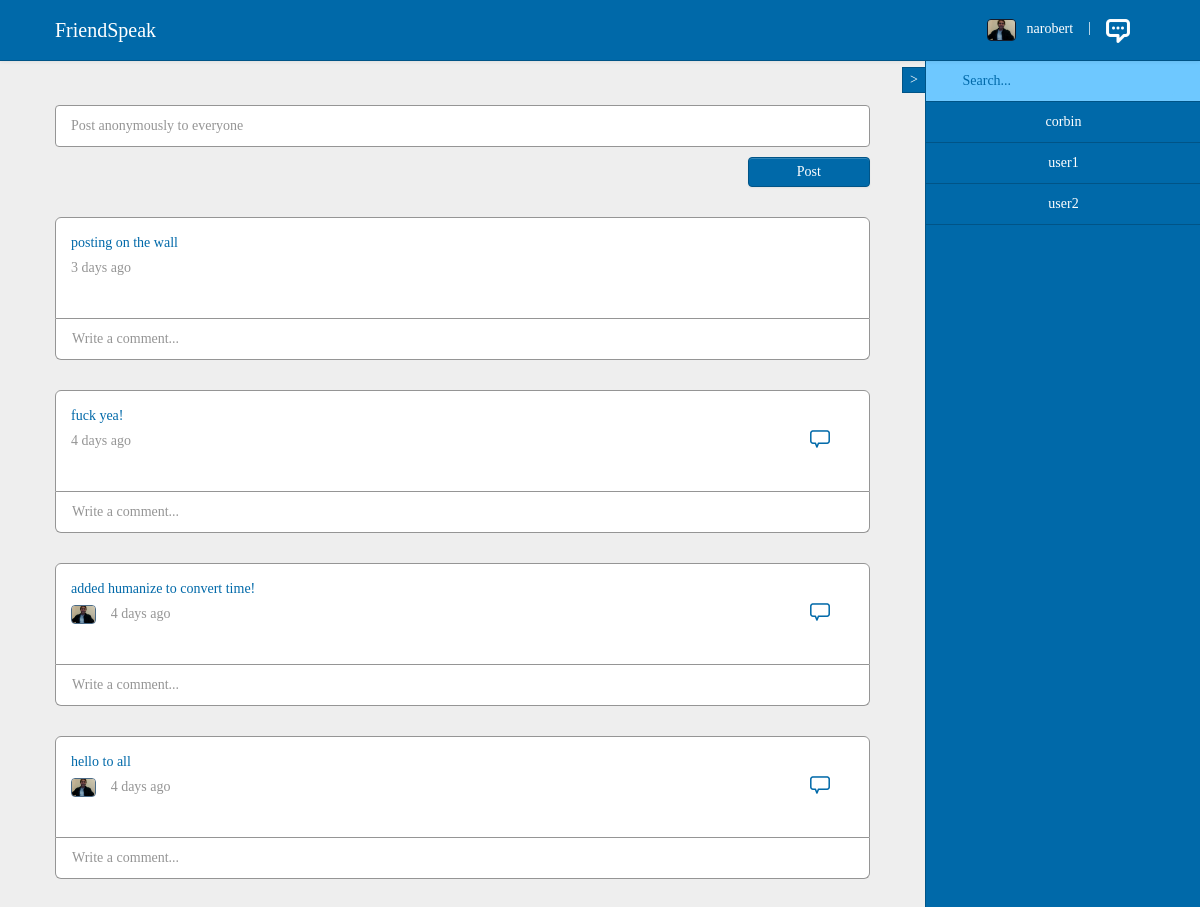
The app's page / (signed in) with its own data.
### blog/models.py (models this page shows, shortened)
class Wpost(models.Model):
  id = models.AutoField('#', primary_key=True)
  date = models.DateTimeField(default = datetime.now())
  wallpost = models.CharField(max_length = 1000)
  hascomments = models.BooleanField(default = False)
  likes = models.IntegerField(default = 0)
  user = models.ForeignKey(User)
  def timeremoved(self):
      return timesince(self.date).split(', ')[0]

### blog/views.py (the view)
# urls.py: url(r'^$', 'blog.views.home', name='home'),
def home(request):
    total = 0
    wallposts = Wpost.objects.all().order_by("-id")
    wallcomments = Wcomment.objects.all().order_by("-id")
    friends = User.objects.all()
    needclick = Ppost.objects.filter(user2 = request.user.id, clicked = False).order_by("-id")
    allposts = Ppost.objects.filter(user2 = request.user.id).order_by("-id")
    for n in needclick:
        total = total + 1
    if not request.user.is_authenticated():
        return render_to_response("register.html")
    return render_to_response("home.html", {"user": request.user, "friends": friends, "wallposts": wallposts, "allposts": allposts, "total": total, "wallcomments": wallcomments})

### templates/home.html (shortened to what this page needs)
{% extends "base.html" %}
{% block body %}
<br><br>
  <form method="POST" action="/post/" enctype="multipart/form-data" style="margin-bottom:30px;">
    <input class="input-block-level lastinput" id="textbox" type="text" name="wallpost" maxlength="1000" placeholder="Post anonymously to everyone" required>
    <div class="buttonbox"><p style="margin:0;text-align:right;"><button class="btn btn-default" id="orangebutton" name="submit" type="submit">Post</button></p></div>
  </form>
  {% for w in wallposts %}
    <div class="boxall">
    <div class="box">
      <div class="boxpost">
        <p class="whitetext">{{w.wallpost}}</p>
        {% if user.username == w.user.username %}
        <p class="textal"><img class="photo-post" src="/static/images/nick_prof.jpg">{{w.timeremoved}} ago</p>
        {% else %}
        <p class="textal">{{w.timeremoved}} ago</p>
        {% endif %}
      </div>
      <div class="boxbuttons">
        {% if w.hascomments == True %}
        <div class="commenticon" id="getcomments{{w.id}}"><img id="commentimage{{w.id}}" src="/static/images/comment.png"></div>
        {% endif %}
      </div>
    </div>
    <div class="commentbox">
      <form method="POST" action="/commentwall/{{w.id}}/" enctype="multipart/form-data" style="margin:0;" id="formid{{w.id}}" data-id="{{w.id}}">
        <input class="input-block-level commentinput commentfocus{{w.id}}" id="inputbox" type="text" name="wallcomment" maxlength="500" placeholder="Write a comment..." required>
      </form>
    </div>
    </div>
  {% endfor %}
<br><br><br>
{% endblock %}

### templates/base.html (shortened to what this page needs)
<!DOCTYPE html>
<html lang="en">
  <head>
    <link type='text/css' href="/static/css/bootstrap.css" rel="stylesheet" />
    <link type='text/css' href="/static/css/style.css" rel="stylesheet" />
    <link type='text/css' href="/static/css/simple-sidebar.css" rel="stylesheet" />
    <link href="/static/css/bootstrap-responsive.css" rel="stylesheet">
  </head>
  <body>
    {% load humanize %}
    <div class="navbar navbar-fixed-top">
      <div class="navbar-inner">
        <div class="container-fluid">
          <a class="brand" href="/">FriendSpeak</a>
          <ul class="nav pull-right">
            {% if user.is_authenticated %}
            <li><a class="photoadjust" href="/myprofile/"><img class="photo-icon" src="/static/images/nick_prof.jpg">&nbsp;&nbsp;&nbsp;{{user.username}}</a></li>
            <li><a class="navdivider">|</a></li>
            <li class="dropdown">
              {% if total > 0 %}
              <a data-toggle="dropdown" style="cursor:pointer;" id="changemessage"><img id="changemessagecolor" src="/static/images/message.png">&nbsp;&nbsp;<font style="color:#f90;">{{total}}</font></a>
              {% else %}
              <a data-toggle="dropdown" style="cursor:pointer;" id="changemessage"><img id="changemessagecolor" src="/static/images/message.png"></a>
              {% endif %}
            </li>
            {% else %}
            <form method="post" action="/login/" style="margin:0;">
              <input type="text" name="username" maxlength="254" placeholder="Username" required>
              <input type="password" name="password" maxlength="4096" placeholder="Password" required>
              <button class="btn" name="submit" type="submit">Sign in</button>
            </form>
            {% endif %}
          </ul>
        </div>
      </div>
    </div>
    {% if user.is_authenticated %}
    <div class="slidebar">
      <a href="#menu-toggle" id="menu-toggle">&gt;</a>
    </div>
    <div id="wrapper">
      <div id="sidebar-wrapper">
        <ul class="sidebar-nav" id="friendsList">
          <div class="sidebar-brand"><input class="filterinput" id="filterbox" type="text" onkeyup="filter(this)" placeholder="Search..."></div>
          {% for f in friends %}
            {% if f.username != user.username %}
            <li><p style="margin:0;color:white;"><a href="/profile/{{f.username}}/">{{f.username}}</a></p></li>
            {% endif %}
          {% endfor %}
        </ul>
      </div>
      <div id="page-content-wrapper">
        <div class="container-fluid">
          {% block body %}
          {% endblock %}
        </div>
      </div>
    </div>
    {% endif %}
  </body>
</html>

### static/css/style.css (style rules this page uses)
.commenticon { display: inline-block; margin-top: 22px; float: right; margin-right: 30px; cursor: pointer; }
#menu-toggle { text-decoration: none; color: white; }
.buttonbox { padding-top: 5px; }
.whitetext { color: #0069a9; margin-bottom: 5px; }
#orangebutton { background: #0069a9; text-shadow: none; width: 15%; color: white; border: 1px solid #005487; }
.slidebar { position: fixed; z-index: 1000; background: #0069a9; right: 275px; top: 67px; padding: 2px 7px; border-top: 1px solid #005487; border-bottom: 1px solid #005487; border-left: 1px solid #005487; overflow-y: auto; -webkit-transition: all 0.5s ease; -moz-transition: all 0.5s ease; -o-transition: all 0.5s ease; transition: all 0.5s ease; }
.filterinput { background: #6ec8ff !important; box-shadow: none !important; border: none !important; color: white !important; padding-left: 10px !important; }
.lastinput { margin-bottom: 5px !important; border: 1px solid #959595 !important; background: white !important; box-shadow: none !important; color: #0069a9 !important; padding-left: 15px !important; padding-top: 20px !important; padding-bottom: 20px !important; }
.commentinput { margin-bottom: 5px; border: none !important; background: white !important; box-shadow: none !important; color: #0069a9 !important; }
.box { border: 1px solid #959595; min-height: 70px; background: white; padding-top: 15px; padding-bottom: 15px; padding-left: 15px; padding-right: 5px; border-top-left-radius: 6px; border-top-right-radius: 6px; display: block; }
.commentbox { border-bottom: 1px solid #959595; border-left: 1px solid #959595; border-right: 1px solid #959595; background: white; padding-top: 0; padding-bottom: 0; padding-left: 10px; margin-bottom: 30px; border-bottom-left-radius: 6px; border-bottom-right-radius: 6px; display: block; }
.boxpost { display: inline-block; vertical-align: top; width: 85%; }
.boxbuttons { display: inline-block; width: 14%; }
.photo-icon { border-radius: 4px; width: auto; height: 20px; border: 1px solid #151c2b; }
.photo-post { margin-right: 15px; border-radius: 4px; width: auto; height: 17px; border: 1px solid #4a6a86; }
.boxall { margin-bottom: 30px; }
.textal { text-align: left; color: #959595; margin-bottom: 15px; }

### static/css/simple-sidebar.css (style rules this page uses)
#wrapper { padding-right: 0; -webkit-transition: all 0.5s ease; -moz-transition: all 0.5s ease; -o-transition: all 0.5s ease; transition: all 0.5s ease; }
#sidebar-wrapper { z-index: 1000; position: fixed; right: 275px; width: 0; height: 100%; margin-right: -276px; overflow-y: auto; background: #0069a9; border-left: 1px solid #005487; -webkit-transition: all 0.5s ease; -moz-transition: all 0.5s ease; -o-transition: all 0.5s ease; transition: all 0.5s ease; }
#page-content-wrapper { width: 100%; position: absolute; padding: 15px; }
.sidebar-nav { position: absolute; top: 0; width: 275px; margin: 0; padding: 0; list-style: none; }
.sidebar-nav li { line-height: 40px; }
.sidebar-nav li a { font-size: 14px; display: block; text-align: center; text-decoration: none; color: white; border-bottom: 1px solid #005487; background: #0069a9; }
.sidebar-nav > .sidebar-brand { color: white; padding-bottom: 6px; padding-top: 2px; text-align: center; background: #6ec8ff; border-bottom: 1px solid #005487; }
@media (min-width:768px) { #wrapper { padding-right: 275px; } }
@media (min-width:768px) { #sidebar-wrapper { width: 275px; } }
@media (min-width:768px) { #page-content-wrapper { padding: 0; position: relative; } }

### templates/base.html (style rules this page uses)
body { font-family: Baskerville, serif !important; background: #eeeeee; padding-top: 60px; }

### records on screen
Wpost: wallpost "posting on the wall", timeremoved "3 days"
Wpost: wallpost "fuck yea!", timeremoved "4 days", hascomments True (drawn)
Wpost: wallpost "added humanize to convert time!", timeremoved "4 days", hascomments True (drawn)
Wpost: wallpost "hello to all", timeremoved "4 days", hascomments True (drawn)

### other values on screen
{{ user.username }} "narobert"
{{ f.username }} "corbin"
{{ f.username }} "user1"
{{ f.username }} "user2"
